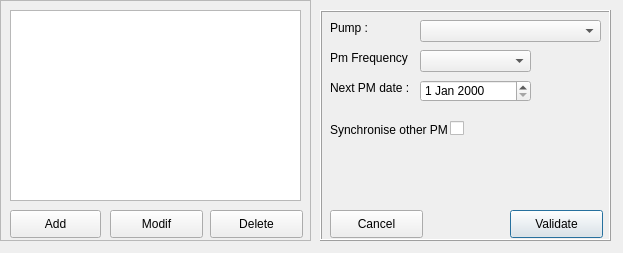
<?xml version="1.0" encoding="UTF-8"?>
<ui version="4.0">
 <class>Dialog</class>
 <widget class="QDialog" name="Dialog">
  <property name="geometry">
   <rect>
    <x>0</x>
    <y>0</y>
    <width>623</width>
    <height>253</height>
   </rect>
  </property>
  <property name="windowTitle">
   <string>Dialog</string>
  </property>
  <widget class="QFrame" name="dataframe">
   <property name="geometry">
    <rect>
     <x>320</x>
     <y>10</y>
     <width>291</width>
     <height>231</height>
    </rect>
   </property>
   <property name="frameShape">
    <enum>QFrame::Box</enum>
   </property>
   <property name="frameShadow">
    <enum>QFrame::Raised</enum>
   </property>
   <widget class="QPushButton" name="validatebutton">
    <property name="geometry">
     <rect>
      <x>190</x>
      <y>200</y>
      <width>93</width>
      <height>28</height>
     </rect>
    </property>
    <property name="text">
     <string>Validate</string>
    </property>
   </widget>
   <widget class="QPushButton" name="cancelbutton">
    <property name="geometry">
     <rect>
      <x>10</x>
      <y>200</y>
      <width>93</width>
      <height>28</height>
     </rect>
    </property>
    <property name="text">
     <string>Cancel</string>
    </property>
   </widget>
   <widget class="QLabel" name="label">
    <property name="geometry">
     <rect>
      <x>10</x>
      <y>40</y>
      <width>81</width>
      <height>16</height>
     </rect>
    </property>
    <property name="text">
     <string>Pm Frequency :</string>
    </property>
   </widget>
   <widget class="QLabel" name="label_2">
    <property name="geometry">
     <rect>
      <x>10</x>
      <y>70</y>
      <width>81</width>
      <height>16</height>
     </rect>
    </property>
    <property name="text">
     <string>Next PM date :</string>
    </property>
   </widget>
   <widget class="QDateEdit" name="date">
    <property name="geometry">
     <rect>
      <x>100</x>
      <y>70</y>
      <width>111</width>
      <height>22</height>
     </rect>
    </property>
   </widget>
   <widget class="QComboBox" name="combo">
    <property name="geometry">
     <rect>
      <x>100</x>
      <y>40</y>
      <width>111</width>
      <height>22</height>
     </rect>
    </property>
   </widget>
   <widget class="QComboBox" name="pumpcombo">
    <property name="geometry">
     <rect>
      <x>100</x>
      <y>10</y>
      <width>181</width>
      <height>22</height>
     </rect>
    </property>
   </widget>
   <widget class="QLabel" name="label_3">
    <property name="geometry">
     <rect>
      <x>10</x>
      <y>10</y>
      <width>81</width>
      <height>16</height>
     </rect>
    </property>
    <property name="text">
     <string>Pump :</string>
    </property>
   </widget>
   <widget class="QCheckBox" name="check">
    <property name="geometry">
     <rect>
      <x>130</x>
      <y>110</y>
      <width>21</width>
      <height>17</height>
     </rect>
    </property>
    <property name="text">
     <string/>
    </property>
   </widget>
   <widget class="QLabel" name="label_4">
    <property name="geometry">
     <rect>
      <x>10</x>
      <y>100</y>
      <width>121</width>
      <height>41</height>
     </rect>
    </property>
    <property name="text">
     <string>&lt;html&gt;&lt;head/&gt;&lt;body&gt;&lt;p&gt;Synchronise other PM :&lt;/p&gt;&lt;/body&gt;&lt;/html&gt;</string>
    </property>
   </widget>
  </widget>
  <widget class="QFrame" name="selectframe">
   <property name="geometry">
    <rect>
     <x>0</x>
     <y>0</y>
     <width>311</width>
     <height>241</height>
    </rect>
   </property>
   <property name="frameShape">
    <enum>QFrame::StyledPanel</enum>
   </property>
   <property name="frameShadow">
    <enum>QFrame::Raised</enum>
   </property>
   <widget class="QPushButton" name="deletebutton">
    <property name="geometry">
     <rect>
      <x>210</x>
      <y>210</y>
      <width>93</width>
      <height>28</height>
     </rect>
    </property>
    <property name="text">
     <string>Delete</string>
    </property>
   </widget>
   <widget class="QPushButton" name="addbutton">
    <property name="geometry">
     <rect>
      <x>10</x>
      <y>210</y>
      <width>91</width>
      <height>28</height>
     </rect>
    </property>
    <property name="text">
     <string>Add</string>
    </property>
   </widget>
   <widget class="QPushButton" name="modifbutton">
    <property name="geometry">
     <rect>
      <x>110</x>
      <y>210</y>
      <width>93</width>
      <height>28</height>
     </rect>
    </property>
    <property name="text">
     <string>Modif</string>
    </property>
   </widget>
   <widget class="QListView" name="list">
    <property name="geometry">
     <rect>
      <x>10</x>
      <y>10</y>
      <width>291</width>
      <height>191</height>
     </rect>
    </property>
   </widget>
  </widget>
 </widget>
 <resources/>
 <connections/>
</ui>
